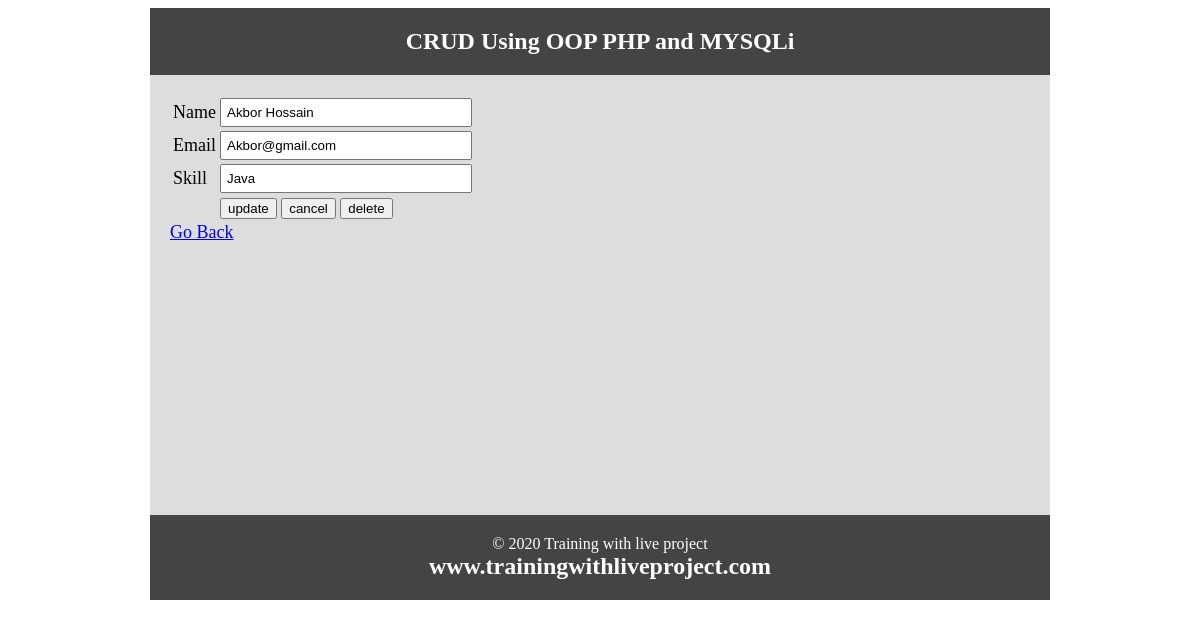
The app's page /update.php?id=2 with its own data.
### tables this page shows
CREATE TABLE `tbl_user` (
  `id` int(11) NOT NULL,
  `name` varchar(255) NOT NULL,
  `email` varchar(255) NOT NULL,
  `skill` varchar(255) NOT NULL
);

### Database.php (called while the page is built, shortened)
<?php
class Database
{
	public $host = DB_HOST;
	public $user = DB_USER;
	public $pass = DB_PASS;
	public $dbname = DB_NAME;
	public $link;
	private function connectDB(){
		$this->link = new mysqli($this->host, $this->user, $this->pass, $this->dbname);
	}
	public function Select($query){
		$result = $this->link->query($query) or die ($this->link->error.__LINE__);
		if($result->num_rows > 0){
			return $result;
		}else{
			return false;
		}
	}
}
?>

### update.php (the view, shortened to what this page needs)
<?php
include 'inc/header.php';
include 'Database.php';
?>
<?php
$id = $_GET['id'];
$db = new Database;
$query = "select * from tbl_user where id = $id";
$getdata = $db->select($query)->fetch_assoc();
?>
<form action="update.php?id=<?php echo $id ?>" method="post">
	<table >
		<tr>
			<td>Name</td>
			<td><input type="text" name="name" value="<?php echo $getdata['name'] ?>"></td>
		</tr>
		<tr>
			<td>Email</td>
			<td><input type="text" name="email" value="<?php echo $getdata['email'] ?>"></td>
		</tr>
		<tr>
			<td>Skill</td>
			<td><input type="text" name="skill" value="<?php echo $getdata['skill'] ?>"></td>
		</tr>
		<tr>
			<td></td>
			<td>
				<input type="submit" name="submit" value="update">
				<input type="reset" value="cancel">
				<input type="submit" name="delete" value="delete">
			</td>
		</tr>
	</table>
</form>
<a href="index.php"> Go Back </a>
<?php include 'inc/footer.php'; ?>

### records on screen
tbl_user: name "Akbor Hossain", email "Akbor@gmail.com", skill "Java"
